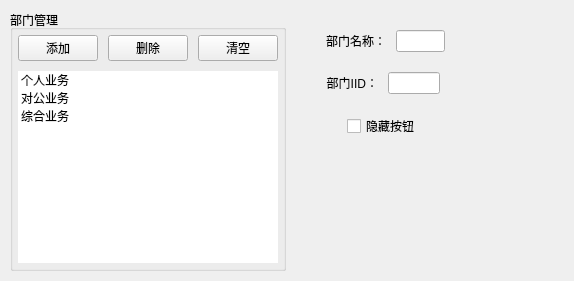
      <widget class="QWidget" name="dep_tab">
       <attribute name="title">
        <string>Page</string>
       </attribute>
       <layout class="QHBoxLayout" name="horizontalLayout_8" stretch="2,5">
        <property name="spacing">
         <number>10</number>
        </property>
        <property name="leftMargin">
         <number>5</number>
        </property>
        <property name="topMargin">
         <number>5</number>
        </property>
        <property name="rightMargin">
         <number>5</number>
        </property>
        <property name="bottomMargin">
         <number>5</number>
        </property>
        <item>
         <layout class="QVBoxLayout" name="verticalLayout_16">
          <property name="spacing">
           <number>10</number>
          </property>
          <property name="leftMargin">
           <number>5</number>
          </property>
          <property name="topMargin">
           <number>5</number>
          </property>
          <property name="rightMargin">
           <number>5</number>
          </property>
          <property name="bottomMargin">
           <number>5</number>
          </property>
          <item>
           <widget class="QGroupBox" name="groupBox_15">
            <property name="title">
             <string>部门管理</string>
            </property>
            <layout class="QVBoxLayout" name="verticalLayout_21">
             <property name="spacing">
              <number>10</number>
             </property>
             <property name="leftMargin">
              <number>5</number>
             </property>
             <property name="topMargin">
              <number>5</number>
             </property>
             <property name="rightMargin">
              <number>5</number>
             </property>
             <property name="bottomMargin">
              <number>5</number>
             </property>
             <item>
              <layout class="QHBoxLayout" name="horizontalLayout_26">
               <item>
                <widget class="QPushButton" name="pushButton_22">
                 <property name="text">
                  <string>添加</string>
                 </property>
                </widget>
               </item>
               <item>
                <widget class="QPushButton" name="pushButton_23">
                 <property name="text">
                  <string>删除</string>
                 </property>
                </widget>
               </item>
               <item>
                <widget class="QPushButton" name="pushButton_24">
                 <property name="text">
                  <string>清空</string>
                 </property>
                </widget>
               </item>
              </layout>
             </item>
             <item>
              <widget class="QQueueListWidget" name="listWidget_2">
               <property name="styleSheet">
                <string notr="true">border: 0px solid #6a6ea9;</string>
               </property>
               <item>
                <property name="text">
                 <string>个人业务</string>
                </property>
               </item>
               <item>
                <property name="text">
                 <string>对公业务</string>
                </property>
               </item>
               <item>
                <property name="text">
                 <string>综合业务</string>
                </property>
               </item>
              </widget>
             </item>
            </layout>
           </widget>
          </item>
         </layout>
        </item>
        <item>
         <layout class="QVBoxLayout" name="verticalLayout_22">
          <property name="spacing">
           <number>10</number>
          </property>
          <property name="leftMargin">
           <number>20</number>
          </property>
          <property name="topMargin">
           <number>20</number>
          </property>
          <property name="rightMargin">
           <number>20</number>
          </property>
          <property name="bottomMargin">
           <number>20</number>
          </property>
          <item>
           <layout class="QHBoxLayout" name="horizontalLayout_29" stretch="1,3,6">
            <property name="spacing">
             <number>10</number>
            </property>
            <property name="leftMargin">
             <number>5</number>
            </property>
            <property name="topMargin">
             <number>5</number>
            </property>
            <property name="rightMargin">
             <number>5</number>
            </property>
            <property name="bottomMargin">
             <number>5</number>
            </property>
            <item>
             <widget class="QLabel" name="label_32">
              <property name="text">
               <string>部门名称：</string>
              </property>
              <property name="alignment">
               <set>Qt::AlignRight|Qt::AlignTrailing|Qt::AlignVCenter</set>
              </property>
             </widget>
            </item>
            <item>
             <widget class="QLineEdit" name="lineEdit_26"/>
            </item>
            <item>
             <spacer name="horizontalSpacer_15">
              <property name="orientation">
               <enum>Qt::Horizontal</enum>
              </property>
              <property name="sizeHint" stdset="0">
               <size>
                <width>40</width>
                <height>20</height>
               </size>
              </property>
             </spacer>
            </item>
           </layout>
          </item>
          <item>
           <layout class="QHBoxLayout" name="horizontalLayout_32" stretch="1,3,6">
            <property name="spacing">
             <number>10</number>
            </property>
            <property name="leftMargin">
             <number>5</number>
            </property>
            <property name="topMargin">
             <number>5</number>
            </property>
            <property name="rightMargin">
             <number>5</number>
            </property>
            <property name="bottomMargin">
             <number>5</number>
            </property>
            <item>
             <widget class="QLabel" name="label_33">
              <property name="text">
               <string>部门IID：</string>
              </property>
              <property name="alignment">
               <set>Qt::AlignRight|Qt::AlignTrailing|Qt::AlignVCenter</set>
              </property>
             </widget>
            </item>
            <item>
             <widget class="QLineEdit" name="lineEdit_27"/>
            </item>
            <item>
             <spacer name="horizontalSpacer_18">
              <property name="orientation">
               <enum>Qt::Horizontal</enum>
              </property>
              <property name="sizeHint" stdset="0">
               <size>
                <width>40</width>
                <height>20</height>
               </size>
              </property>
             </spacer>
            </item>
           </layout>
          </item>
          <item>
           <layout class="QHBoxLayout" name="horizontalLayout_33" stretch="1,3,6">
            <property name="spacing">
             <number>10</number>
            </property>
            <property name="leftMargin">
             <number>5</number>
            </property>
            <property name="topMargin">
             <number>5</number>
            </property>
            <property name="rightMargin">
             <number>5</number>
            </property>
            <property name="bottomMargin">
             <number>5</number>
            </property>
            <item>
             <spacer name="horizontalSpacer_20">
              <property name="orientation">
               <enum>Qt::Horizontal</enum>
              </property>
              <property name="sizeHint" stdset="0">
               <size>
                <width>40</width>
                <height>20</height>
               </size>
              </property>
             </spacer>
            </item>
            <item>
             <widget class="QCheckBox" name="checkBox_6">
              <property name="text">
               <string>隐藏按钮</string>
              </property>
             </widget>
            </item>
            <item>
             <spacer name="horizontalSpacer_19">
              <property name="orientation">
               <enum>Qt::Horizontal</enum>
              </property>
              <property name="sizeHint" stdset="0">
               <size>
                <width>40</width>
                <height>20</height>
               </size>
              </property>
             </spacer>
            </item>
           </layout>
          </item>
          <item>
           <spacer name="verticalSpacer_4">
            <property name="orientation">
             <enum>Qt::Vertical</enum>
            </property>
            <property name="sizeHint" stdset="0">
             <size>
              <width>20</width>
              <height>40</height>
             </size>
            </property>
           </spacer>
          </item>
         </layout>
        </item>
       </layout>
      </widget>
